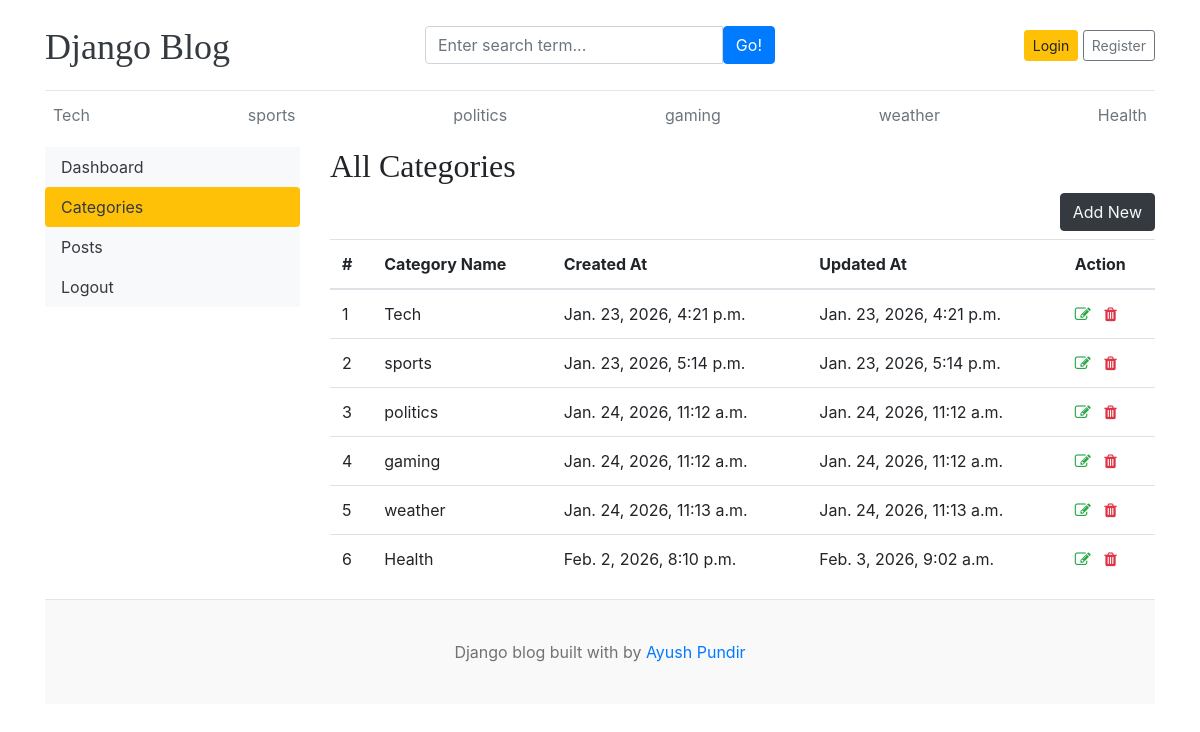
/dashboard/categories/, run on the app's committed database.
### blogs/models.py (models this page shows)
class Category(models.Model):
    category_name=models.CharField(max_length=50,unique= True)
    created_at=models.DateTimeField(auto_now_add=True)
    updated_at=models.DateTimeField(auto_now=True)
    class Meta:
        verbose_name_plural = "Categories"
    def __str__(self):
        return self.category_name

### dashboard/views.py (the view)
# urls.py: path('categories/',views.categories, name='categories'),
def categories(request):
    return render(request, 'dashboard/categories.html')

### blogs/context_processors.py (called while the page is built)
def get_categories(request):
    categories = Category.objects.all()
    return dict(categories=categories)

def social_links(request):
    sociallink=SocialLink.objects.all()
    return dict(sociallink=sociallink)

### templates/dashboard/categories.html (shortened to what this page needs)
{% extends 'base.html' %}
{%block content%}
<div class="row m">
    {% include 'dashboard/sidebar.html' %}
    <div class="col-md">
        <h2>All Categories</h2>
        <a href="{%url 'add_category'%}" class="btn btn-dark text-light float-right mb-2">Add New</a>
        <table class="table table-hover">
            <thead>
              <tr>
                <th>#</th>
                <th>Category Name</th>
                <th>Created At</th>
                <th>Updated At</th>
                <th>Action</th>
              </tr>
            </thead>
            <tbody>
            {% for cat in categories %}
              <tr>
                <td>{{ forloop.counter }}</td>
                <td>{{ cat }}</td>
                <td>{{ cat.created_at }}</td>
                <td>{{ cat.updated_at }}</td>
                <td>
                    <a href="{%url 'edit_category' cat.id%}"><i class="fa fa-edit text-success"></i></a>
                    <a href="{%url 'delete_category' cat.id%}"><i class="fa fa-trash text-danger"></i></a>
                </td>
              </tr>
            {% endfor %}
            </tbody>
        </table>
    </div>
</div>
{%endblock content %}

### templates/base.html (shortened to what this page needs)
{% load static %}
<!DOCTYPE html>
<html lang="en">
<head>
    <link href="https://getbootstrap.com/docs/4.0/dist/css/bootstrap.min.css" rel="stylesheet">
    <link href="{% static 'css/blog.css' %}" rel="stylesheet">
    <link rel="stylesheet" href="https://cdnjs.cloudflare.com/ajax/libs/font-awesome/4.7.0/css/font-awesome.min.css">
  </head>
<body>
    <div class="container">
      <header class="blog-header py-3">
        <div class="row flex-nowrap justify-content-between align-items-center">
          <div class="col-4 pt-1">
            <a class="blog-header-logo text-dark" href="/">Django Blog</a>
          </div>
        <div class ="col-4">
            <form action="{% url 'search' %}" method ="GET">
                <div class="input-group">
                        <input class="form-control" type="text" name="keyword" placeholder="Enter search term..." aria-label="Enter search term..." aria-describedby="button-search" />
                        <button type ="submit" class="btn btn-primary" id="button-search" type="button">Go!</button>
                    </div>
            </form>
          </div>
          <div class="col-4 d-flex justify-content-end align-items-center">
            {%if not user.is_authenticated %}
            <a class="btn btn-sm btn-warning" href="{% url 'login' %}">Login</a> &nbsp;
            <a class="btn btn-sm btn-outline-secondary" href="{% url 'register' %}">Register</a>
            {% else %}
            </span><a href="{% url 'dashboard' %}">Dashboard</a></span>
            <a class="btn btn-sm btn-outline-secondary" href="{% url 'logout' %}">Logout</a>
            {% endif %}
          </div>
        </div>
      </header>
      <div class="nav-scroller py-1 mb-2">
        <nav class="nav d-flex justify-content-between">
          {% for cat in categories %}
          <a class="p-2 text-muted" href="{% url 'posts_by_category' cat.id %}">{{ cat.category_name }}</a>
          {% endfor %}
        </nav>
      </div>
{%block content %}
{%endblock content %}
<footer class="blog-footer">
  <p>Django blog built with   by <a href="#">Ayush Pundir</a></p>
</footer>
</body>
</html>

### blog_main/static/css/blog.css (style rules this page uses)
.blog-header { border-bottom: 1px solid #e5e5e5; }
.blog-header-logo { font-family: "Playfair Display", Georgia, "Times New Roman", serif; font-size: 2.25rem; }
h1, h2, h3, h4, h5, h6 { font-family: "Playfair Display", Georgia, "Times New Roman", serif; }
.blog-footer { padding: 2.5rem 0; color: #727272; text-align: center; background-color: #f9f9f9; border-top: .05rem solid #e5e5e5; }
.blog-footer p:last-child { margin-bottom: 0; }

### data on the page
Category: category_name "Tech", created_at "Jan. 23, 2026, 4:21 p.m.", updated_at "Jan. 23, 2026, 4:21 p.m."
Category: category_name "sports", created_at "Jan. 23, 2026, 5:14 p.m.", updated_at "Jan. 23, 2026, 5:14 p.m."
Category: category_name "politics", created_at "Jan. 24, 2026, 11:12 a.m.", updated_at "Jan. 24, 2026, 11:12 a.m."
Category: category_name "gaming", created_at "Jan. 24, 2026, 11:12 a.m.", updated_at "Jan. 24, 2026, 11:12 a.m."
Category: category_name "weather", created_at "Jan. 24, 2026, 11:13 a.m.", updated_at "Jan. 24, 2026, 11:13 a.m."
Category: category_name "Health", created_at "Feb. 2, 2026, 8:10 p.m.", updated_at "Feb. 3, 2026, 9:02 a.m."
